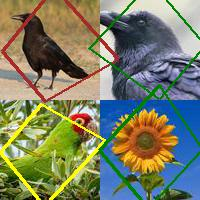
#> input picture generate-captcha/captcha/test-img657540.jpeg-bb.jpeg, 200 x 200 px
$ jupyter execute step-004-apply-random-noise.ipynb
#> lines starting #> are read from the running program, lines starting #| are printed output that depends on the picture
[cell 1]
import numpy as np
import cv2

[cell 2]
from matplotlib import pyplot as plt

def show_image(img):
    plt.imshow(cv2.cvtColor(img, cv2.COLOR_BGR2RGB))
    plt.show()

[cell 3]
img = cv2.imread('./captcha/test-img657540.jpeg-bb.jpeg')
#> img is the input picture: shape (200, 200, 3); mean B, G, R 100, 126.8, 123
show_image(img)

[cell 4]
mean = 0
var = 10
sigma = var ** 0.5
gaussian = np.random.normal(mean, sigma, (200, 200)) #  np.zeros((224, 224), np.float32)

noisy_image = np.zeros(img.shape, np.float32)

if len(img.shape) == 2:
    noisy_image = img + gaussian
else:
    noisy_image[:, :, 0] = img[:, :, 0] + gaussian
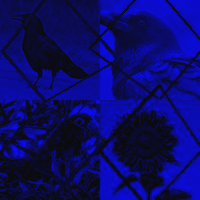
#> noisy_image: shape (200, 200, 3) float32; mean B, G, R 100, 0, 0; drawn with min black and max white
    noisy_image[:, :, 1] = img[:, :, 1] + gaussian
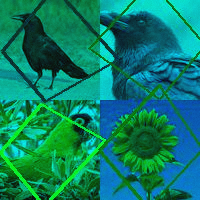
#> noisy_image: shape (200, 200, 3) float32; mean B, G, R 100, 126.7, 0; drawn with min black and max white
    noisy_image[:, :, 2] = img[:, :, 2] + gaussian

cv2.normalize(noisy_image, noisy_image, 0, 255, cv2.NORM_MINMAX, dtype=-1)
noisy_image = noisy_image.astype(np.uint8)

# [5 lines of commented-out code are left out]

plt.imshow(gaussian)
plt.show()
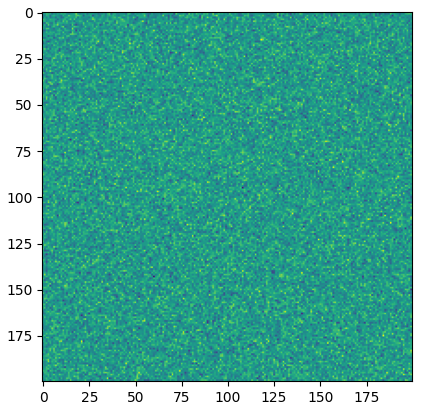
#> figure drawn by matplotlib, 1 panel

[cell 5]
show_image(noisy_image)

$ run again, with generate-captcha/captcha/test-img369900.jpeg copied over generate-captcha/captcha/test-img657540.jpeg-bb.jpeg
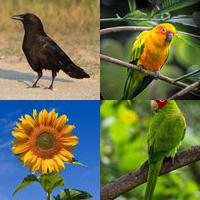
#> input picture generate-captcha/captcha/test-img369900.jpeg, 200 x 200 px
#> img is the input picture: shape (200, 200, 3); mean B, G, R 75.7, 112.3, 106.5
#> `noisy_image[:, :, 0] = img[:, :, 0] + gaussian`:
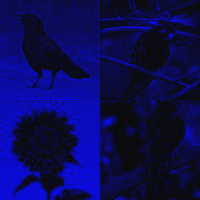
#> noisy_image: shape (200, 200, 3) float32; mean B, G, R 75.6, 0, 0; drawn with min black and max white
#> `noisy_image[:, :, 1] = img[:, :, 1] + gaussian`:
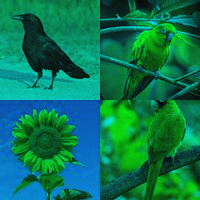
#> noisy_image: shape (200, 200, 3) float32; mean B, G, R 75.6, 112.3, 0; drawn with min black and max white

$ run again, with generate-captcha/captcha/test-img657540.jpeg copied over generate-captcha/captcha/test-img657540.jpeg-bb.jpeg
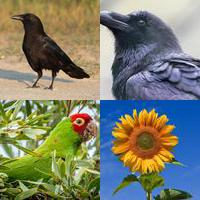
#> input picture generate-captcha/captcha/test-img657540.jpeg, 200 x 200 px
#> img is the input picture: shape (200, 200, 3); mean B, G, R 108.4, 126.9, 124.2
#> `noisy_image[:, :, 0] = img[:, :, 0] + gaussian`:
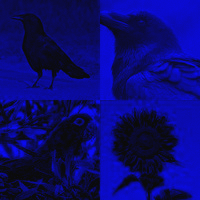
#> noisy_image: shape (200, 200, 3) float32; mean B, G, R 108.3, 0, 0; drawn with min black and max white
#> `noisy_image[:, :, 1] = img[:, :, 1] + gaussian`:
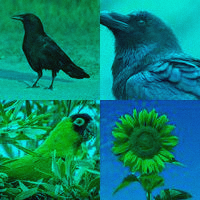
#> noisy_image: shape (200, 200, 3) float32; mean B, G, R 108.3, 126.9, 0; drawn with min black and max white

$ run again, with generate-captcha/captcha/test-img695038.jpeg copied over generate-captcha/captcha/test-img657540.jpeg-bb.jpeg
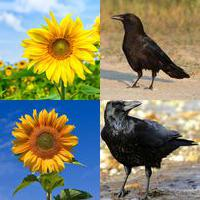
#> input picture generate-captcha/captcha/test-img695038.jpeg, 200 x 200 px
#> img is the input picture: shape (200, 200, 3); mean B, G, R 103.9, 133.8, 134.7
#> `noisy_image[:, :, 0] = img[:, :, 0] + gaussian`:
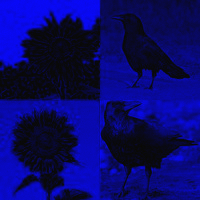
#> noisy_image: shape (200, 200, 3) float32; mean B, G, R 103.9, 0, 0; drawn with min black and max white
#> `noisy_image[:, :, 1] = img[:, :, 1] + gaussian`:
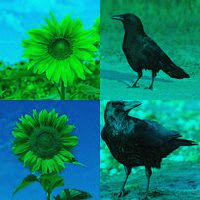
#> noisy_image: shape (200, 200, 3) float32; mean B, G, R 103.9, 133.8, 0; drawn with min black and max white
